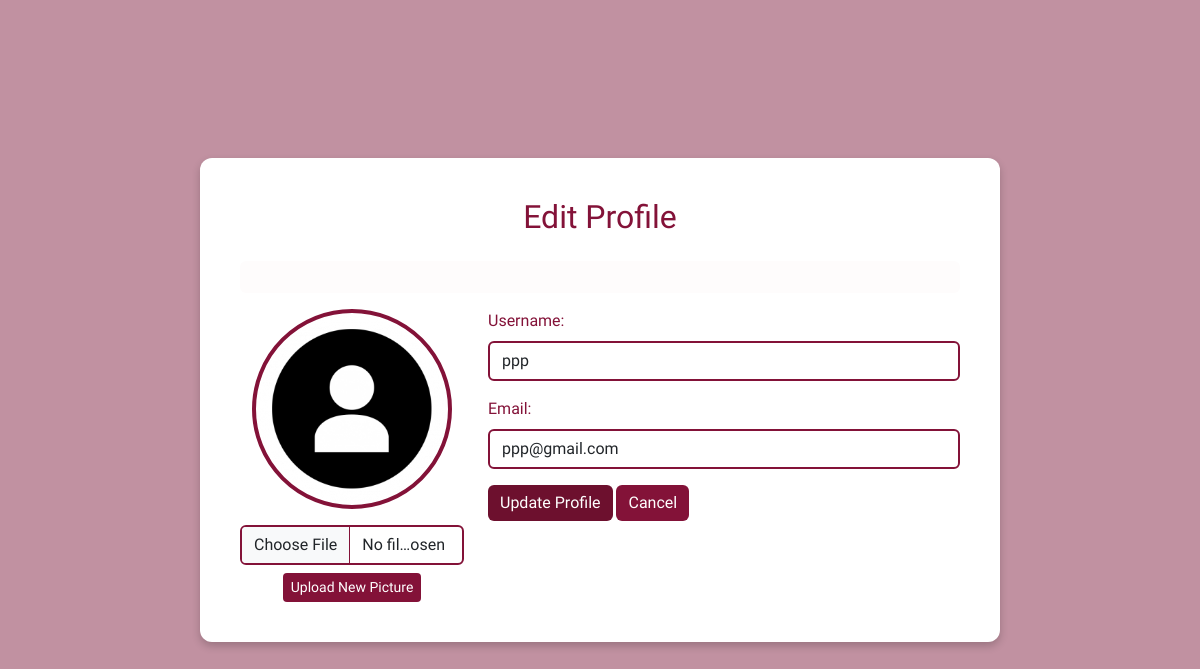
/edit_profile (signed in), run on the app's committed database.
### tables this page shows
CREATE TABLE users (
            id INTEGER PRIMARY KEY AUTOINCREMENT,
            username TEXT UNIQUE NOT NULL,
            email TEXT UNIQUE NOT NULL,
            password TEXT NOT NULL,
            profile_pic TEXT DEFAULT 'default.png'
        );

### app.py (the view, shortened to what this page needs)
@app.route("/edit_profile", methods=["GET", "POST"])
def edit_profile():
    if "username" not in session:
        flash("You must be logged in!", "danger")
        return redirect(url_for("login"))
    username = session["username"]
    conn = get_db_connection()
    user_data = conn.execute("SELECT * FROM users WHERE username = ?", (username,)).fetchone()
    conn.close()
    return render_template("edit_profile.html", user=user_data)

### app.py (called while the page is built)
def get_db_connection():
    conn = sqlite3.connect(DB_PATH)
    conn.row_factory = sqlite3.Row
    return conn

### templates/edit_profile.html (shortened to what this page needs)
<!DOCTYPE html>
<html lang="en">
<head>
    <link rel="stylesheet" href="https://cdn.jsdelivr.net/npm/bootstrap@5.3.0/dist/css/bootstrap.min.css">
    <link rel="stylesheet" href="{{ url_for('static', filename='css/edit_profile.css') }}">
</head>
<body>
<div class="container">
    <h2 class="mb-4">Edit Profile</h2>
    <div class="alert alert-{{ category }}">{{ message }}</div>
    <div class="row">
        <div class="col-md-4 text-center">
            <img src="{{ url_for('static', filename='uploads/' + user.profile_pic) }}"
                 class="img-fluid rounded-circle mb-3"
                 alt="Profile Picture" width="200">
            <form action="{{ url_for('upload_profile_pic') }}" method="POST" enctype="multipart/form-data">
                <input type="file" name="profile_pic" class="form-control mb-2">
                <button type="submit" class="btn btn-primary btn-sm">Upload New Picture</button>
            </form>
        </div>
        <div class="col-md-8">
            <form action="{{ url_for('edit_profile') }}" method="POST">
                <div class="mb-3">
                    <label for="username" class="form-label">Username:</label>
                    <input type="text" name="username" class="form-control" value="{{ user.username }}" required>
                </div>
                <div class="mb-3">
                    <label for="email" class="form-label">Email:</label>
                    <input type="email" name="email" class="form-control" value="{{ user.email }}" required>
                </div>
                <button type="submit" class="btn btn-success">Update Profile</button>
                <a href="{{ url_for('profile') }}" class="btn btn-secondary">Cancel</a>
            </form>
        </div>
    </div>
</div>
</body>
</html>

### static/css/edit_profile.css (style rules this page uses)
body { font-family: "Philosopher", serif; background-color: rgba(113, 0, 38, 0.432);; color: #ffffff; height: 100vh; display: flex; justify-content: center; align-items: center; margin: 0; }
.container { background-color: #fff; color: #831238; border-radius: 12px; padding: 40px; box-shadow: 0 4px 8px rgba(0, 0, 0, 0.2); max-width: 800px; width: 100%; }
h2 { text-align: center; color: #831238; }
img { border: 4px solid #831238; }
.btn-primary { background-color: #831238; border: none; }
.btn-success { background-color: #6d102e; border: none; }
.btn-secondary { background-color: #831238; border: none; }
.form-control { border: 2px solid #831238; }
.alert { background-color: #fefcfc; color: #831238; border: none; }

### data on the page
users: profile_pic (placeholder picture), username "ppp", email "ppp@gmail.com"
